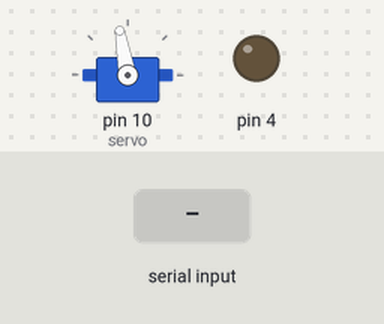
A sketch run on a simulated Arduino Uno, built with avr-gcc and run on an emulated ATmega328P. Shown: servo, output pins drawn as LEDs (lit = HIGH). The test bench sets the inputs (shaded band).

Above: at 2.2 s.
2.3 s: "90,45\n" received over Serial
At 4.1 s:
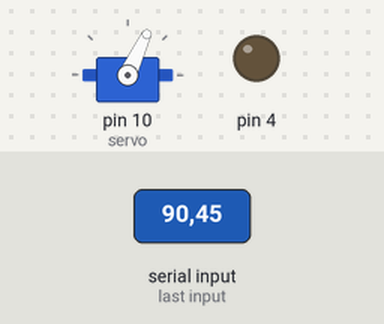
4.8 s: "30,150\n" received over Serial
At 5.5 s:
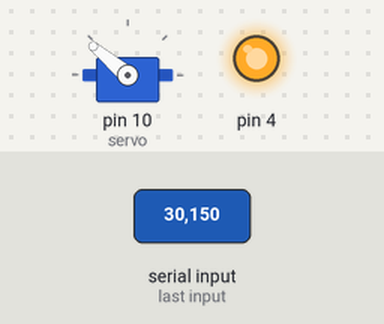
7.3 s: "90\n" received over Serial
At 8.1 s:
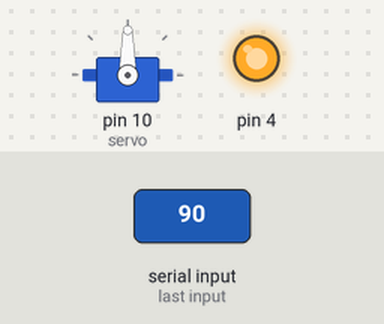
Timing chart, 0 to 10.3 s (numbered marks = the images above; inputs shaded):
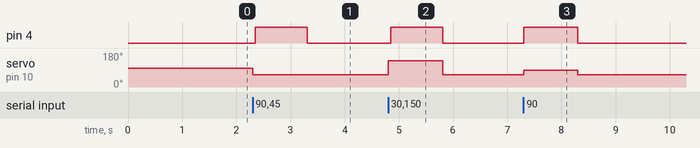

Measured:
- after the input at 2.3 s, pin 4: LOW → HIGH after 0.05 s, → LOW 0.96 s later; servo on pin 10 (servo): 100° → 65° at once
- after the input at 4.8 s, pin 4: LOW → HIGH after 0.05 s, → LOW 0.96 s later; servo on pin 10 (servo): 65° → 140° at once, → 65° 1.0 s later
- after the input at 7.3 s, pin 4: LOW → HIGH at once, → LOW 1.0 s later; servo on pin 10 (servo): 65° → 90° at once, → 65° 1.0 s later

The sketch:

arduino-uno-firmware.ino
```cpp
#include <Servo.h>
Servo servo;
int pospx;

void setup()
{
  Serial.begin(9600);
  pinMode(4,OUTPUT);
  servo.attach(10);
  servo.write(100);
  delay(1000);
}

void loop()
{
    if (Serial.available()>0)
    {
      digitalWrite(4,HIGH);
      pospx = Serial.parseInt();
      if(pospx>140) pospx=140;
      else if(pospx<65) pospx=65;
      servo.write(pospx);
      digitalWrite(4,LOW);
    }

}
```
